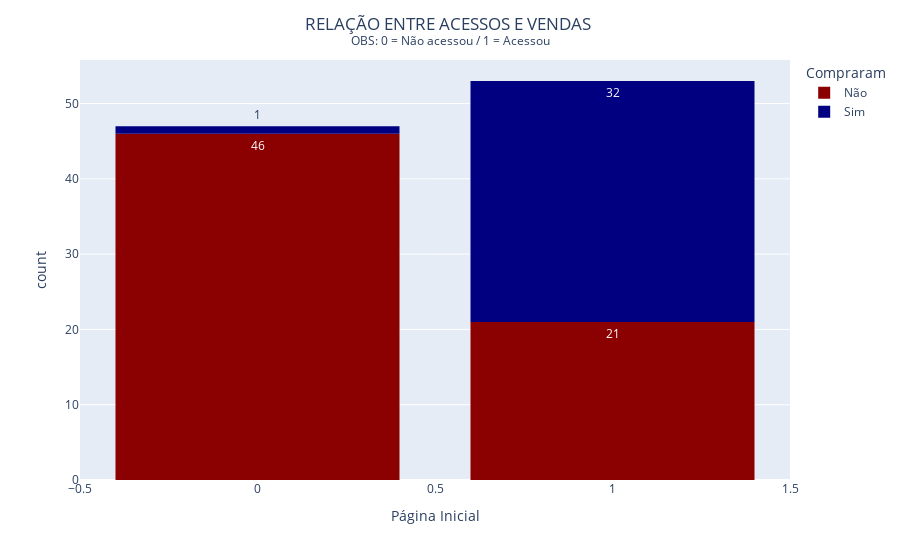
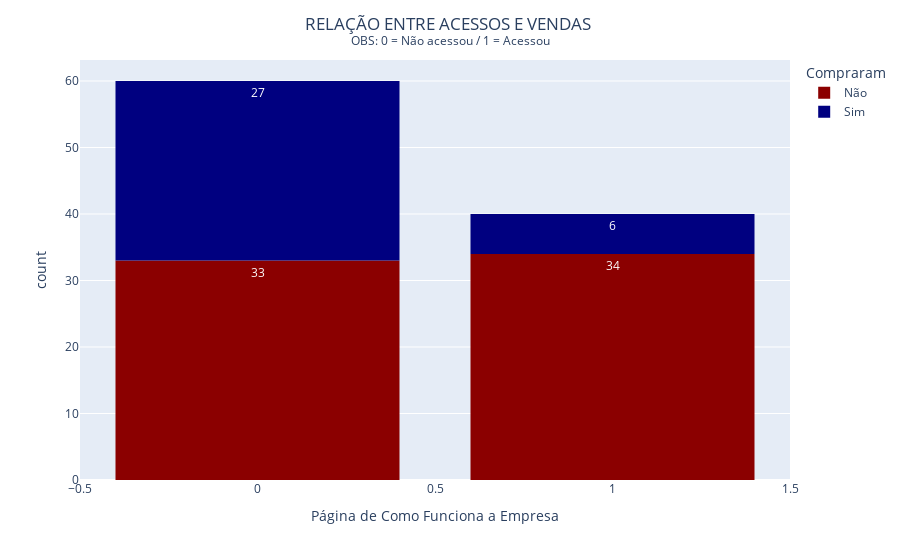
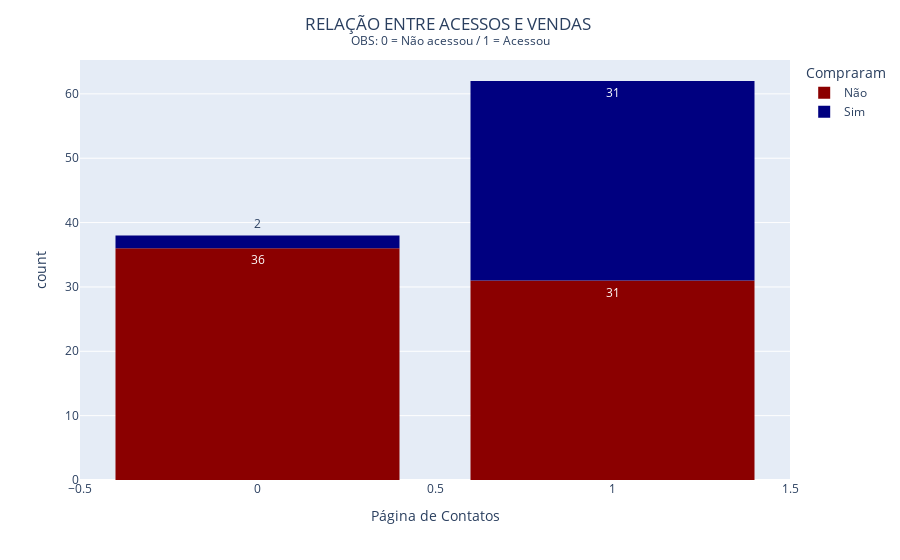

Notebook code for these charts, in order:
### Code cell
#Gráfico de Histograma

columns = ['home', 'how_it_works', 'contact']
for column in columns:
    fig = px.histogram(df, x=column, color='bought', text_auto=True,
                      labels={'bought':'Compraram',
                             'home':'Página Inicial',
                             'how_it_works':'Página de Como Funciona a Empresa',
                             'contact':'Página de Contatos'},
                      color_discrete_sequence=['darkred','navy'])
    
    newnames = {'0':'Não', '1': 'Sim'}
    fig.for_each_trace(lambda t: t.update(name = newnames[t.name], 
                                          legendgroup = newnames[t.name], 
                                          hovertemplate = t.hovertemplate.replace(t.name, newnames[t.name])
                                         ))
    
    fig.update_layout(title={
    'text' : 'RELAÇÃO ENTRE ACESSOS E VENDAS <br><sup>OBS: 0 = Não acessou / 1 = Acessou</sup>',
    'x' : 0.5
    })
    fig.update_layout(bargap=0.2)
    fig.show()

### Figure 1 — Plotly figure (JSON) as saved in the notebook; plotly's stock layout.template omitted (floating-point values rounded to 4 significant figures)
{"data": [{"alignmentgroup": "True", "bingroup": "x", "hovertemplate": "Compraram=Não<br>Página Inicial=%{x}<br>count=%{y}<extra></extra>", "legendgroup": "Não", "marker": {"color": "darkred", "pattern": {"shape": ""}}, "name": "Não", "offsetgroup": "0", "orientation": "v", "showlegend": true, "texttemplate": "%{value}", "type": "histogram", "x": [1, 1, 1, 1, 1, 1, 1, 0, 0, 0, 0, 0, 0, 0, 0, 0, 0, 0, 0, 0, 0, 0, 0, 0, 1, 0, 0, 0, 0, 0, 1, 1, 1, 1, 1, 1, 1, 0, 0, 0, 0, 0, 1, 1, 0, 0, 0, 0, 0, 0, 0, 0, 0, 0, 0, 1, 1, 0, 0, 1, 1, 0, 0, 0, 0, 0, 0], "xaxis": "x", "yaxis": "y"}, {"alignmentgroup": "True", "bingroup": "x", "hovertemplate": "Compraram=Sim<br>Página Inicial=%{x}<br>count=%{y}<extra></extra>", "legendgroup": "Sim", "marker": {"color": "navy", "pattern": {"shape": ""}}, "name": "Sim", "offsetgroup": "1", "orientation": "v", "showlegend": true, "texttemplate": "%{value}", "type": "histogram", "x": [1, 1, 1, 1, 1, 1, 1, 1, 1, 1, 1, 1, 1, 1, 1, 1, 1, 1, 1, 1, 1, 1, 1, 1, 0, 1, 1, 1, 1, 1, 1, 1, 1], "xaxis": "x", "yaxis": "y"}], "layout": {"bargap": 0.2, "barmode": "relative", "legend": {"title": {"text": "Compraram"}, "tracegroupgap": 0}, "margin": {"t": 60}, "title": {"text": "RELAÇÃO ENTRE ACESSOS E VENDAS <br><sup>OBS: 0 = Não acessou / 1 = Acessou</sup>", "x": 0.5}, "xaxis": {"anchor": "y", "domain": [0, 1], "title": {"text": "Página Inicial"}}, "yaxis": {"anchor": "x", "domain": [0, 1], "title": {"text": "count"}}}}

### Figure 2 — Plotly figure (JSON) as saved in the notebook; plotly's stock layout.template omitted (floating-point values rounded to 4 significant figures)
{"data": [{"alignmentgroup": "True", "bingroup": "x", "hovertemplate": "Compraram=Não<br>Página de Como Funciona a Empresa=%{x}<br>count=%{y}<extra></extra>", "legendgroup": "Não", "marker": {"color": "darkred", "pattern": {"shape": ""}}, "name": "Não", "offsetgroup": "0", "orientation": "v", "showlegend": true, "texttemplate": "%{value}", "type": "histogram", "x": [1, 1, 1, 1, 1, 1, 1, 0, 0, 0, 0, 0, 1, 0, 1, 0, 1, 0, 1, 1, 0, 1, 0, 0, 1, 1, 0, 1, 0, 0, 1, 1, 1, 1, 1, 1, 1, 0, 1, 0, 1, 0, 1, 1, 0, 0, 0, 0, 1, 0, 1, 0, 0, 0, 0, 1, 1, 0, 0, 1, 1, 0, 0, 0, 0, 1, 0], "xaxis": "x", "yaxis": "y"}, {"alignmentgroup": "True", "bingroup": "x", "hovertemplate": "Compraram=Sim<br>Página de Como Funciona a Empresa=%{x}<br>count=%{y}<extra></extra>", "legendgroup": "Sim", "marker": {"color": "navy", "pattern": {"shape": ""}}, "name": "Sim", "offsetgroup": "1", "orientation": "v", "showlegend": true, "texttemplate": "%{value}", "type": "histogram", "x": [0, 0, 0, 1, 0, 0, 1, 1, 0, 0, 0, 0, 0, 0, 0, 0, 0, 0, 0, 0, 0, 0, 0, 0, 1, 0, 0, 1, 0, 0, 0, 0, 1], "xaxis": "x", "yaxis": "y"}], "layout": {"bargap": 0.2, "barmode": "relative", "legend": {"title": {"text": "Compraram"}, "tracegroupgap": 0}, "margin": {"t": 60}, "title": {"text": "RELAÇÃO ENTRE ACESSOS E VENDAS <br><sup>OBS: 0 = Não acessou / 1 = Acessou</sup>", "x": 0.5}, "xaxis": {"anchor": "y", "domain": [0, 1], "title": {"text": "Página de Como Funciona a Empresa"}}, "yaxis": {"anchor": "x", "domain": [0, 1], "title": {"text": "count"}}}}

### Figure 3 — Plotly figure (JSON) as saved in the notebook; plotly's stock layout.template omitted (floating-point values rounded to 4 significant figures)
{"data": [{"alignmentgroup": "True", "bingroup": "x", "hovertemplate": "Compraram=Não<br>Página de Contatos=%{x}<br>count=%{y}<extra></extra>", "legendgroup": "Não", "marker": {"color": "darkred", "pattern": {"shape": ""}}, "name": "Não", "offsetgroup": "0", "orientation": "v", "showlegend": true, "texttemplate": "%{value}", "type": "histogram", "x": [0, 0, 0, 0, 0, 0, 0, 1, 1, 1, 1, 1, 0, 1, 0, 1, 0, 1, 0, 0, 1, 0, 1, 1, 0, 0, 1, 0, 1, 1, 0, 0, 0, 0, 0, 0, 0, 1, 0, 1, 0, 1, 0, 0, 1, 1, 1, 1, 0, 1, 0, 1, 1, 1, 1, 0, 0, 1, 1, 0, 0, 1, 1, 0, 1, 0, 0], "xaxis": "x", "yaxis": "y"}, {"alignmentgroup": "True", "bingroup": "x", "hovertemplate": "Compraram=Sim<br>Página de Contatos=%{x}<br>count=%{y}<extra></extra>", "legendgroup": "Sim", "marker": {"color": "navy", "pattern": {"shape": ""}}, "name": "Sim", "offsetgroup": "1", "orientation": "v", "showlegend": true, "texttemplate": "%{value}", "type": "histogram", "x": [1, 1, 1, 0, 1, 1, 1, 1, 1, 1, 1, 1, 1, 1, 1, 1, 1, 1, 1, 1, 1, 1, 1, 1, 1, 1, 1, 0, 1, 1, 1, 1, 1], "xaxis": "x", "yaxis": "y"}], "layout": {"bargap": 0.2, "barmode": "relative", "legend": {"title": {"text": "Compraram"}, "tracegroupgap": 0}, "margin": {"t": 60}, "title": {"text": "RELAÇÃO ENTRE ACESSOS E VENDAS <br><sup>OBS: 0 = Não acessou / 1 = Acessou</sup>", "x": 0.5}, "xaxis": {"anchor": "y", "domain": [0, 1], "title": {"text": "Página de Contatos"}}, "yaxis": {"anchor": "x", "domain": [0, 1], "title": {"text": "count"}}}}
